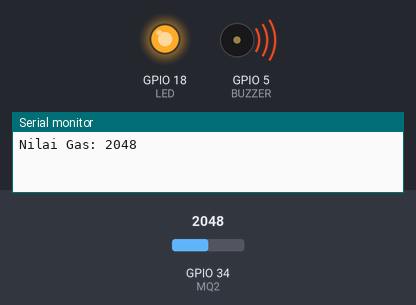
The sketch below on a simulated ESP32. Shown: output pins drawn as LEDs (lit = HIGH), buzzer (waves = sounding), the last lines printed to the serial monitor. The inputs (shaded band) are chosen by the test bench; at power-on: GPIO 34 (MQ2) = 2048. WiFi joins after 1.5 s; servers stay silent unless stated.

Above: at 3.0 s.
3.1 s: GPIO 34 (MQ2) set to 1854
5.0 s: GPIO 34 (MQ2) set to 1746
At 6.9 s:
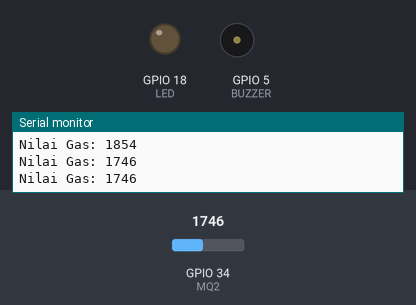
7.3 s: GPIO 34 (MQ2) set to 1840
At 8.5 s:
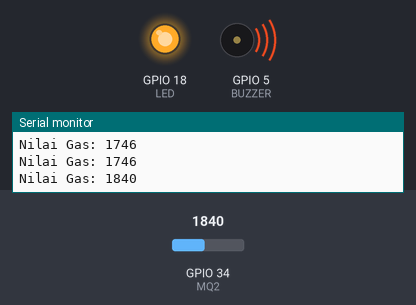
9.3 s: GPIO 34 (MQ2) set to 1760
At 11.2 s:
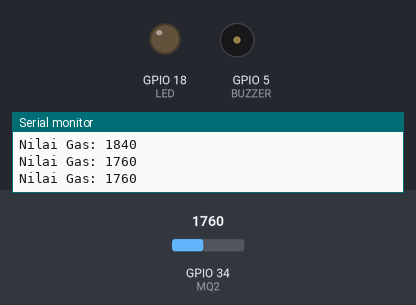
Timing chart, 0 to 12.3 s (numbered marks = the images above; inputs shaded):
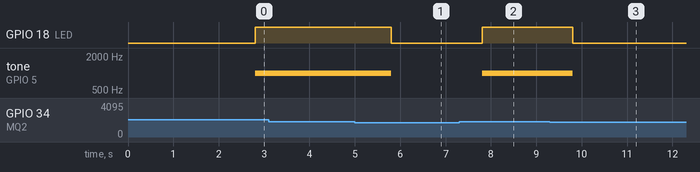

The sketch:

3_mq2_gas.ino
```cpp
#define BLYNK_TEMPLATE_ID "ISI_TEMPLATE_ID"
#define BLYNK_TEMPLATE_NAME "Gas Detector"
#define BLYNK_AUTH_TOKEN "ISI_AUTH_TOKEN"

#include <WiFi.h>
#include <BlynkSimpleEsp32.h>

char ssid[] = "Wokwi-GUEST";
char pass[] = "";

#define MQ2 34
#define BUZZER 5
#define LED 18

int batasGas = 1800;
BlynkTimer timer;

BLYNK_WRITE(V3) {
  batasGas = param.asInt();
}

void sendSensor() {
  int gasValue = analogRead(MQ2);

  Serial.print("Nilai Gas: ");
  Serial.println(gasValue);

  Blynk.virtualWrite(V0, gasValue);

  if (gasValue > batasGas) {
    digitalWrite(LED, HIGH);
    tone(BUZZER, 1000);
    Blynk.virtualWrite(V1, 1);
    Blynk.virtualWrite(V2, "BAHAYA");
  } else {
    digitalWrite(LED, LOW);
    noTone(BUZZER);
    Blynk.virtualWrite(V1, 0);
    Blynk.virtualWrite(V2, "AMAN");
  }
}

void setup() {
  Serial.begin(115200);
  pinMode(BUZZER, OUTPUT);
  pinMode(LED, OUTPUT);

  Blynk.begin(BLYNK_AUTH_TOKEN, ssid, pass);
  timer.setInterval(1000L, sendSensor);
}

void loop() {
  Blynk.run();
  timer.run();
}
```

Measured:
- the behaviour switches between 1801 and 1800 on GPIO 34 (MQ2) (found by bisection; images 0 and 1)
- after the input at 5.0 s, GPIO 18 (LED): HIGH → LOW after 0.80 s; tone on GPIO 5 (BUZZER): 1000 Hz → silent after 0.80 s
- after the input at 7.3 s, GPIO 18 (LED): LOW → HIGH after 0.50 s; tone on GPIO 5 (BUZZER): silent → 1000 Hz after 0.50 s
- after the input at 9.3 s, GPIO 18 (LED): HIGH → LOW after 0.50 s; tone on GPIO 5 (BUZZER): 1000 Hz → silent after 0.50 s
